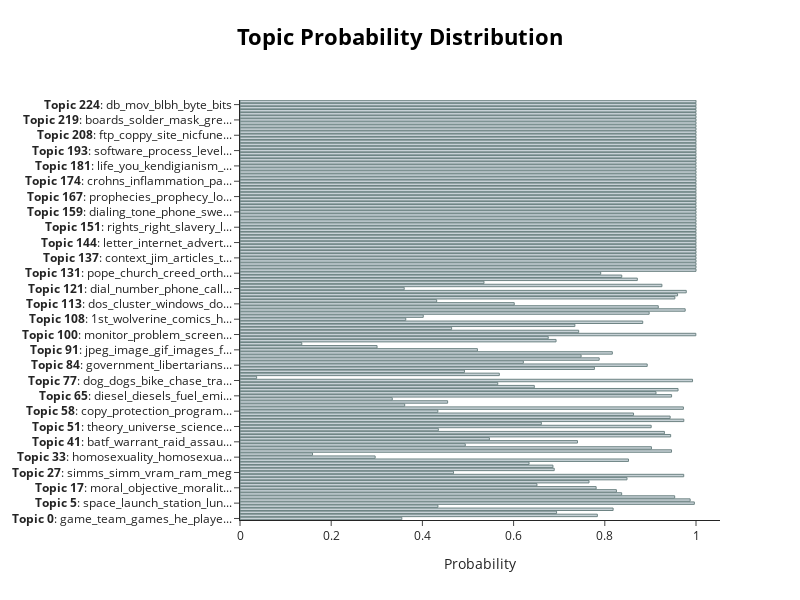

Notebook source saved alongside this figure:
### Code cell
topic_model.visualize_distribution(probs)

### Figure 1 — Plotly figure (JSON) as saved in the notebook; plotly's stock layout.template omitted (floating-point values rounded to 4 significant figures; data arrays with more than 128 entries replaced by an {"elided": "..."} marker saying what was removed)
{"data": [{"marker": {"color": "#C8D2D7", "line": {"color": "#6E8484", "width": 1}}, "orientation": "h", "x": {"elided": "137 float values"}, "y": {"elided": "137 str values"}, "type": "bar"}], "layout": {"title": {"font": {"size": 22, "color": "Black"}, "text": "<b>Topic Probability Distribution</b>", "y": 0.95, "x": 0.5, "xanchor": "center", "yanchor": "top"}, "hoverlabel": {"font": {"size": 16, "family": "Rockwell"}, "bgcolor": "white"}, "xaxis": {"title": {"text": "Probability"}}, "width": 800, "height": 600}}
